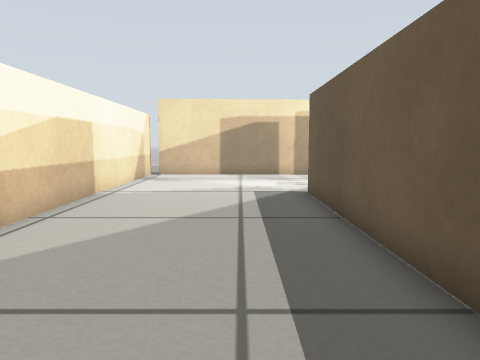
View 1 (above)

20 first-person views from a walk through a Gazebo world. The camera is 0.38 m above the floor, tilts 6° down and sees 70° across. The lines on the ground mark 1 m squares. The floor is counted in squares, 0.25 m on a side. Each view is taken from the middle of a square. On the plan, view 1 faces up. The plan holds only what a view shows up to about 16 squares ahead; the rest is blank. The robots in the file are not drawn.

View 2
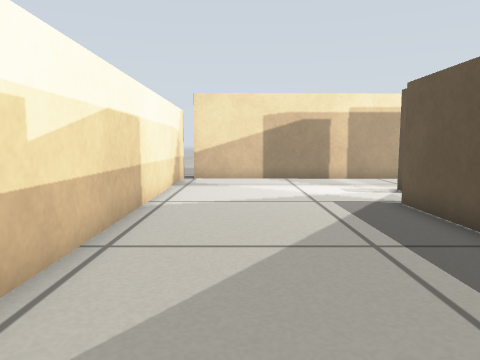

View 3
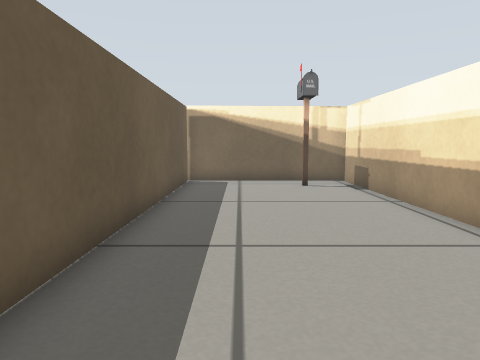

View 4
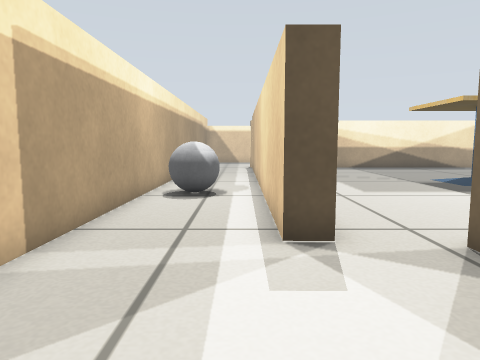

View 5
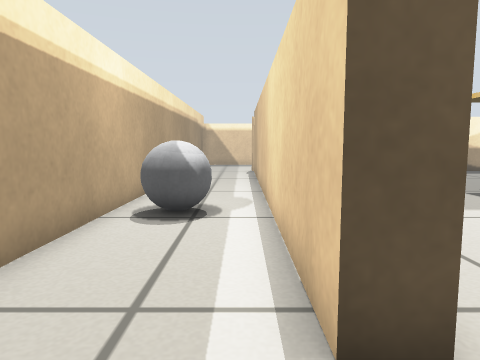

View 6
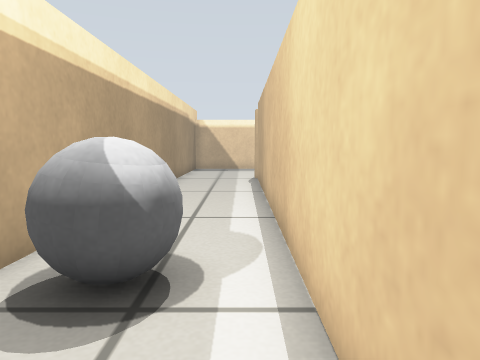

View 7
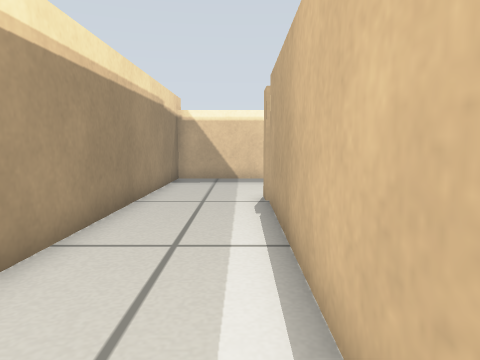

View 8
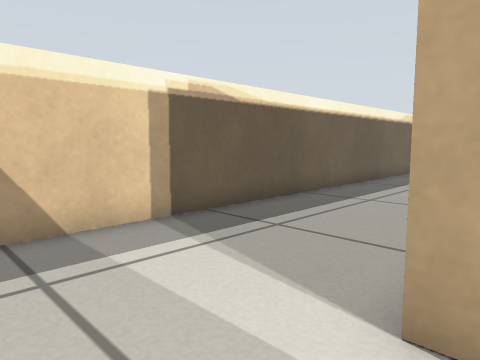

View 9
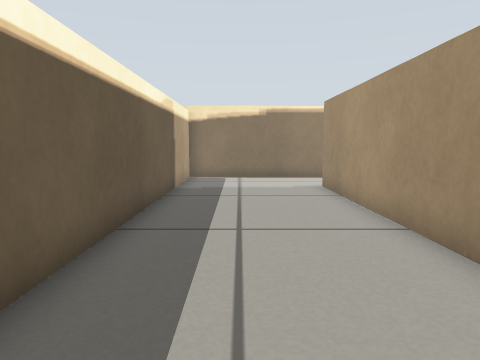

View 10
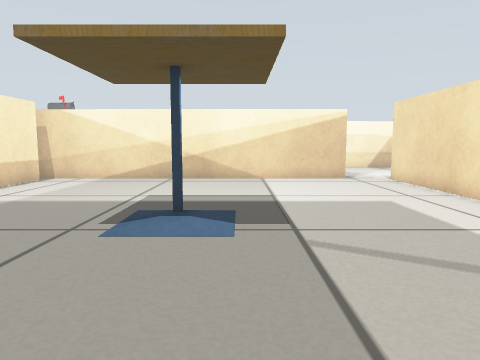

View 11
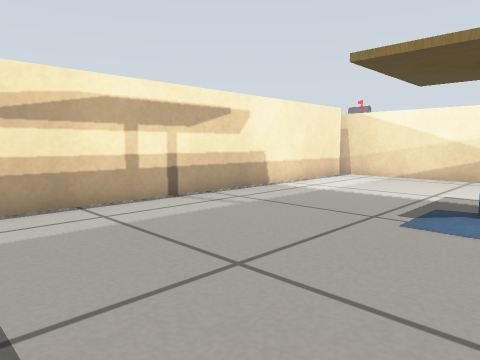

View 12
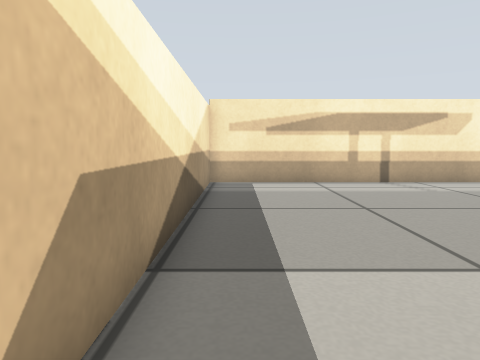

View 13
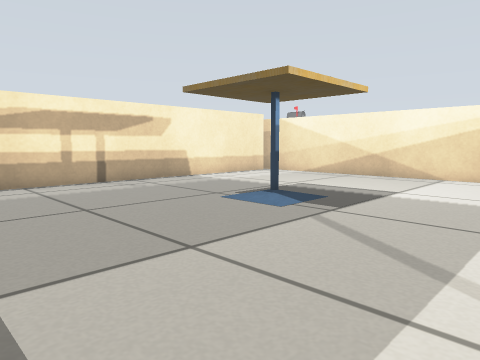

View 14
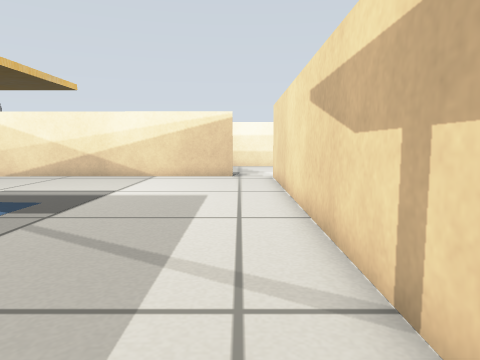

View 15
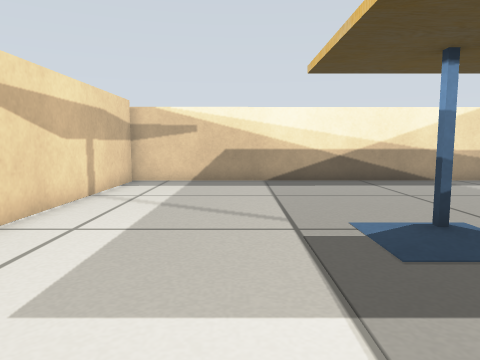

View 16
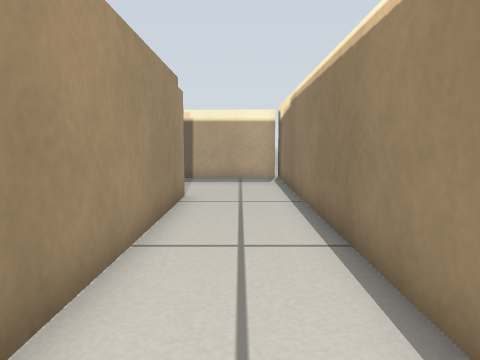

View 17
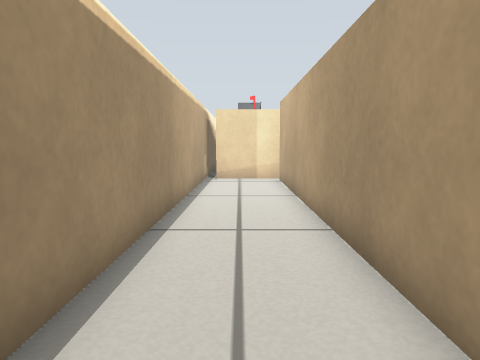

View 18
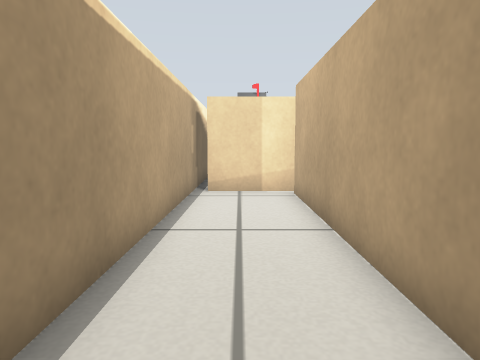

View 19
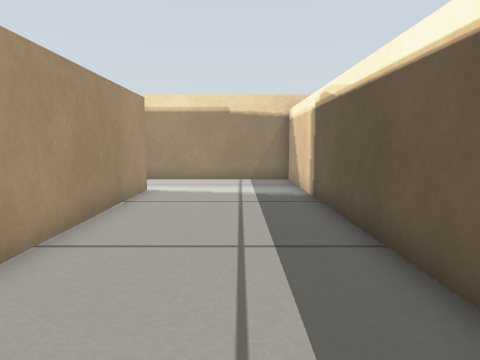

View 20
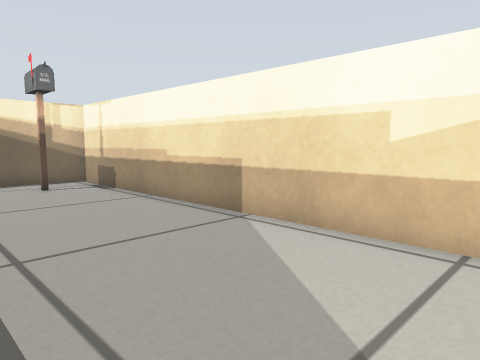

### Floor plan
Ten units are one square. View 1 is at (0, 0); x grows to the right and y downward. Boxes are objects, and circles mark ways between rooms. Rooms are numbered by the first view taken in them; rooms with no view inside come last. Other rooms are left out.
<svg viewBox="-50 -179 318 252">
<path fill="none" stroke="#000" d="M32 -125 32 -133 209 -132 210 34 34 33M-45 -174 -43 60M30 31 30 61M22 61 21 -108M-45 65 263 68 261 -167 -41 -171M29 -108 30 31M34 25 202 26 201 -124 32 -125"/>
<rect x="-25" y="35" width="10" height="10" fill="#bbb"><title>postbox</title></rect>
<rect x="75" y="-165" width="20" height="20" fill="#bbb"><title>grey ball</title></rect>
<rect x="105" y="-55" width="10" height="10" fill="#bbb"><title>cafe table</title></rect>
<circle cx="25" cy="-120" r="3" fill="#2a7"/>
<text x="110" y="-140">1</text>
<text x="110" y="-50">2</text>
</svg>
Room 1 opens to room 2.

Where each view was taken, in squares from view 1:
view 1: 0 up, 0 right, facing up
view 2: 2 up, 2 left, facing up
view 3: 8 up, 0 right, facing down
view 4: 14 up, 2 left, facing right
view 5: 14 up, 1 right, facing right
view 6: 14 up, 5 right, facing right
view 7: 14 up, 11 right, facing right
view 8: 16 up, 20 right, facing down-right
view 9: 9 up, 24 right, facing down
view 10: 6 up, 18 right, facing left
view 11: 6 up, 19 right, facing down-left
view 12: 11 up, 19 right, facing down
view 13: 11 up, 19 right, facing down-left
view 14: 11 up, 19 right, facing left
view 15: 8 up, 6 right, facing right
view 16: 5 down, 11 right, facing right
view 17: 5 down, 18 right, facing left
view 18: 5 down, 14 right, facing left
view 19: 2 up, 24 right, facing up
view 20: 8 up, 1 right, facing down-left
